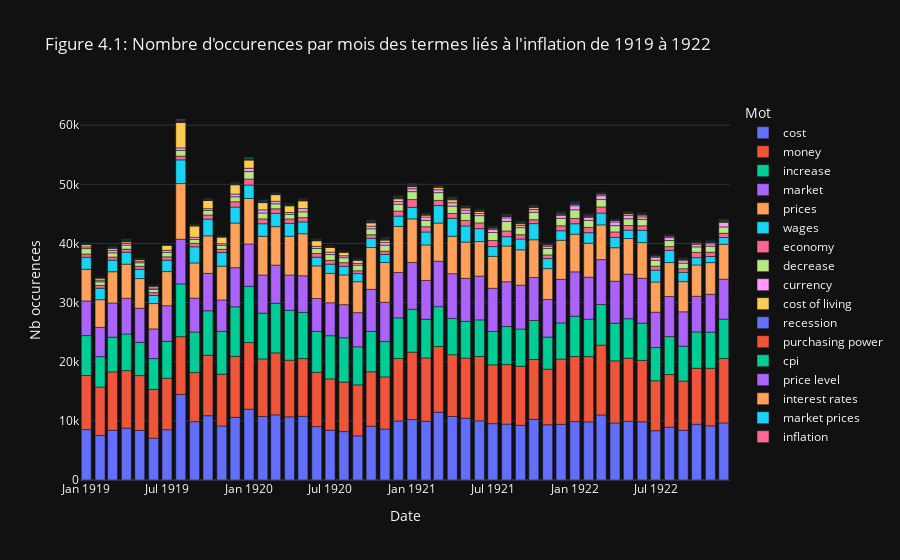

Notebook cell for this chart:
### Markdown cell above
On remarque que la base de données comprend un nombre d'articles beaucoup plus important dans les premières années, rendant le graphique peu lisible. Il est possible de zoomer pour avoir plus d'informations ou de se référer aux graphiques suivant coupant la période en deux selon l'ordre de grandeurs du nombre d'articles.

### Code cell
stacked_bar(
    freq_sub[freq_sub['year']<1923],
    'date',
    selected,
    "Figure 4.1: Nombre d'occurences par mois des termes liés à l'inflation de 1919 à 1922",
    "Date",
    "Nb occurences",
    "Mot"
)
